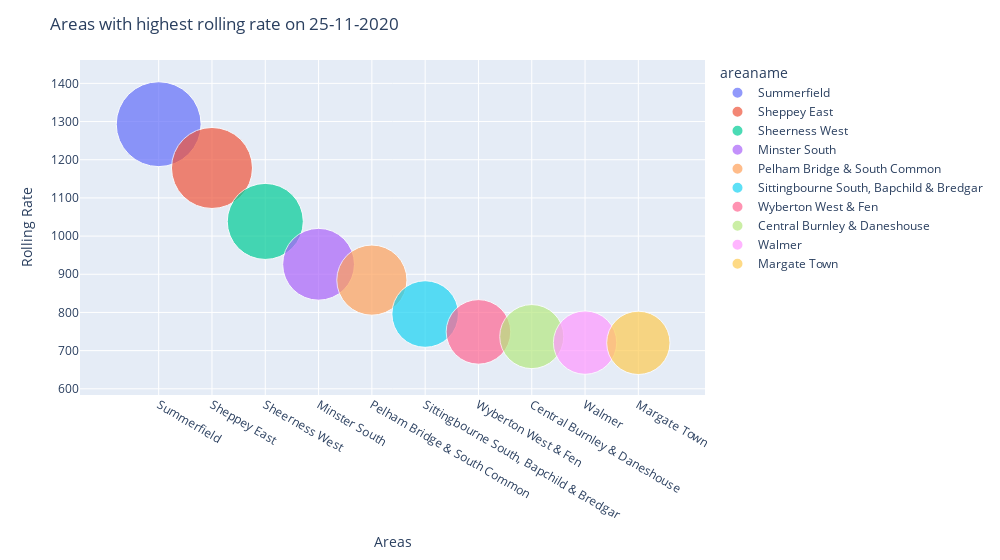

Notebook code for this chart:
### Code cell
# display bubble chart for rolling rate
dd.bubble_chart(cases_max_date_df, 'rollingrate', 'rate', 'Rolling Rate', 10)

### Figure 1 — Plotly figure (JSON) as saved in the notebook; plotly's stock layout.template omitted (floating-point values rounded to 4 significant figures)
{"data": [{"hovertemplate": "<b>%{hovertext}</b><br><br>areaname=%{x}<br>rollingrate=%{marker.size}<extra></extra>", "hovertext": ["Summerfield"], "legendgroup": "Summerfield", "marker": {"color": "#636efa", "size": [1293.0], "sizemode": "area", "sizeref": 0.3592, "symbol": "circle"}, "mode": "markers", "name": "Summerfield", "orientation": "v", "showlegend": true, "type": "scatter", "x": ["Summerfield"], "xaxis": "x", "y": [1293.0], "yaxis": "y"}, {"hovertemplate": "<b>%{hovertext}</b><br><br>areaname=%{x}<br>rollingrate=%{marker.size}<extra></extra>", "hovertext": ["Sheppey East"], "legendgroup": "Sheppey East", "marker": {"color": "#EF553B", "size": [1178.0], "sizemode": "area", "sizeref": 0.3592, "symbol": "circle"}, "mode": "markers", "name": "Sheppey East", "orientation": "v", "showlegend": true, "type": "scatter", "x": ["Sheppey East"], "xaxis": "x", "y": [1178.0], "yaxis": "y"}, {"hovertemplate": "<b>%{hovertext}</b><br><br>areaname=%{x}<br>rollingrate=%{marker.size}<extra></extra>", "hovertext": ["Sheerness West"], "legendgroup": "Sheerness West", "marker": {"color": "#00cc96", "size": [1038.0], "sizemode": "area", "sizeref": 0.3592, "symbol": "circle"}, "mode": "markers", "name": "Sheerness West", "orientation": "v", "showlegend": true, "type": "scatter", "x": ["Sheerness West"], "xaxis": "x", "y": [1038.0], "yaxis": "y"}, {"hovertemplate": "<b>%{hovertext}</b><br><br>areaname=%{x}<br>rollingrate=%{marker.size}<extra></extra>", "hovertext": ["Minster South"], "legendgroup": "Minster South", "marker": {"color": "#ab63fa", "size": [926.2], "sizemode": "area", "sizeref": 0.3592, "symbol": "circle"}, "mode": "markers", "name": "Minster South", "orientation": "v", "showlegend": true, "type": "scatter", "x": ["Minster South"], "xaxis": "x", "y": [926.2], "yaxis": "y"}, {"hovertemplate": "<b>%{hovertext}</b><br><br>areaname=%{x}<br>rollingrate=%{marker.size}<extra></extra>", "hovertext": ["Pelham Bridge & South Common"], "legendgroup": "Pelham Bridge & South Common", "marker": {"color": "#FFA15A", "size": [884.7], "sizemode": "area", "sizeref": 0.3592, "symbol": "circle"}, "mode": "markers", "name": "Pelham Bridge & South Common", "orientation": "v", "showlegend": true, "type": "scatter", "x": ["Pelham Bridge & South Common"], "xaxis": "x", "y": [884.7], "yaxis": "y"}, {"hovertemplate": "<b>%{hovertext}</b><br><br>areaname=%{x}<br>rollingrate=%{marker.size}<extra></extra>", "hovertext": ["Sittingbourne South, Bapchild & Bredgar"], "legendgroup": "Sittingbourne South, Bapchild & Bredgar", "marker": {"color": "#19d3f3", "size": [795.9], "sizemode": "area", "sizeref": 0.3592, "symbol": "circle"}, "mode": "markers", "name": "Sittingbourne South, Bapchild & Bredgar", "orientation": "v", "showlegend": true, "type": "scatter", "x": ["Sittingbourne South, Bapchild & Bredgar"], "xaxis": "x", "y": [795.9], "yaxis": "y"}, {"hovertemplate": "<b>%{hovertext}</b><br><br>areaname=%{x}<br>rollingrate=%{marker.size}<extra></extra>", "hovertext": ["Wyberton West & Fen"], "legendgroup": "Wyberton West & Fen", "marker": {"color": "#FF6692", "size": [749.1], "sizemode": "area", "sizeref": 0.3592, "symbol": "circle"}, "mode": "markers", "name": "Wyberton West & Fen", "orientation": "v", "showlegend": true, "type": "scatter", "x": ["Wyberton West & Fen"], "xaxis": "x", "y": [749.1], "yaxis": "y"}, {"hovertemplate": "<b>%{hovertext}</b><br><br>areaname=%{x}<br>rollingrate=%{marker.size}<extra></extra>", "hovertext": ["Central Burnley & Daneshouse"], "legendgroup": "Central Burnley & Daneshouse", "marker": {"color": "#B6E880", "size": [736.8], "sizemode": "area", "sizeref": 0.3592, "symbol": "circle"}, "mode": "markers", "name": "Central Burnley & Daneshouse", "orientation": "v", "showlegend": true, "type": "scatter", "x": ["Central Burnley & Daneshouse"], "xaxis": "x", "y": [736.8], "yaxis": "y"}, {"hovertemplate": "<b>%{hovertext}</b><br><br>areaname=%{x}<br>rollingrate=%{marker.size}<extra></extra>", "hovertext": ["Walmer"], "legendgroup": "Walmer", "marker": {"color": "#FF97FF", "size": [721], "sizemode": "area", "sizeref": 0.3592, "symbol": "circle"}, "mode": "markers", "name": "Walmer", "orientation": "v", "showlegend": true, "type": "scatter", "x": ["Walmer"], "xaxis": "x", "y": [721], "yaxis": "y"}, {"hovertemplate": "<b>%{hovertext}</b><br><br>areaname=%{x}<br>rollingrate=%{marker.size}<extra></extra>", "hovertext": ["Margate Town"], "legendgroup": "Margate Town", "marker": {"color": "#FECB52", "size": [720.4], "sizemode": "area", "sizeref": 0.3592, "symbol": "circle"}, "mode": "markers", "name": "Margate Town", "orientation": "v", "showlegend": true, "type": "scatter", "x": ["Margate Town"], "xaxis": "x", "y": [720.4], "yaxis": "y"}], "layout": {"legend": {"itemsizing": "constant", "title": {"text": "areaname"}, "tracegroupgap": 0}, "margin": {"t": 60}, "title": {"text": "Areas with highest rolling rate on 25-11-2020"}, "width": 1000, "xaxis": {"anchor": "y", "categoryarray": ["Summerfield", "Sheppey East", "Sheerness West", "Minster South", "Pelham Bridge & South Common", "Sittingbourne South, Bapchild & Bredgar", "Wyberton West & Fen", "Central Burnley & Daneshouse", "Walmer", "Margate Town"], "categoryorder": "array", "domain": [0, 1], "title": {"text": "Areas"}}, "yaxis": {"anchor": "x", "domain": [0, 1], "title": {"text": "Rolling Rate"}}}}
